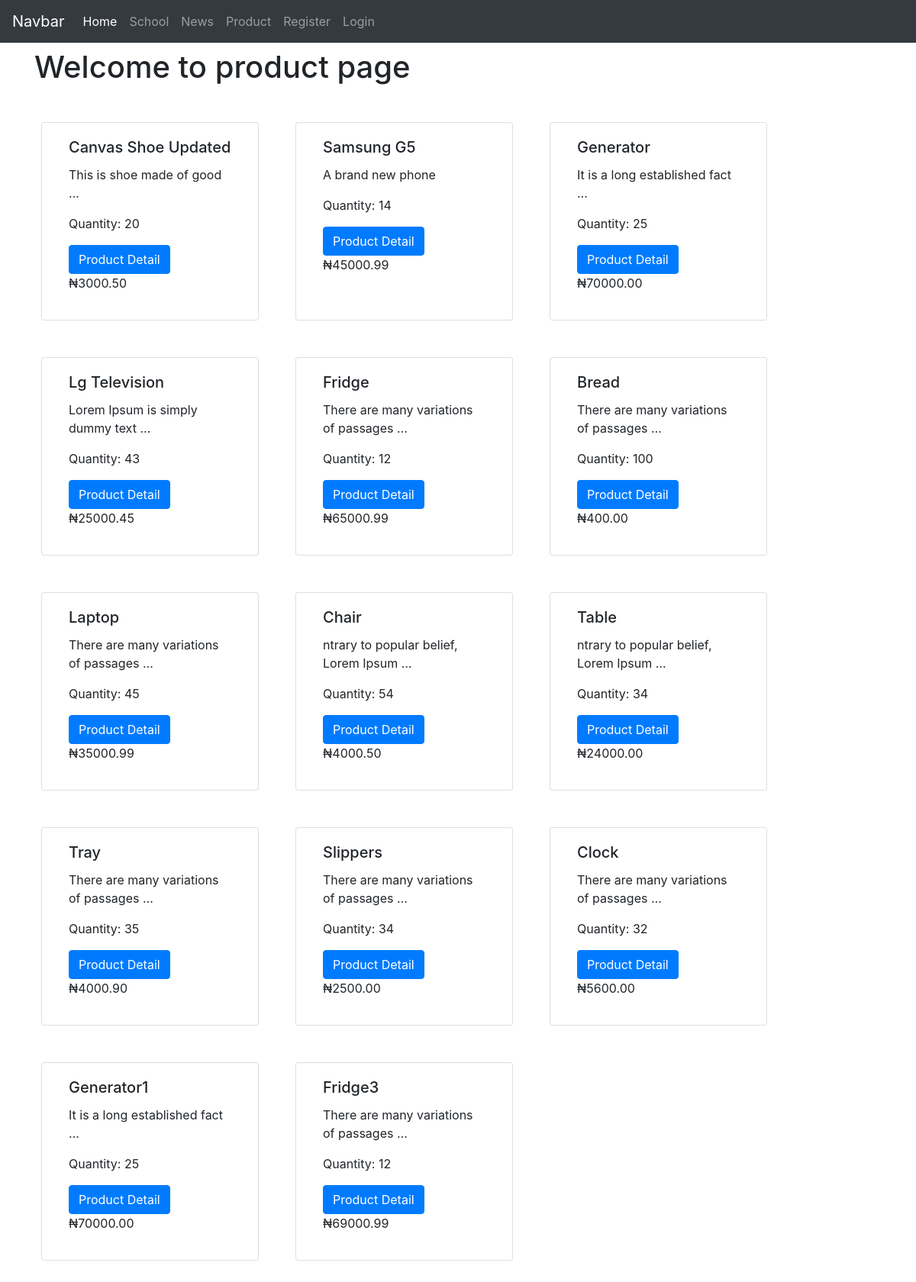
Before: /product/ with the older database file.
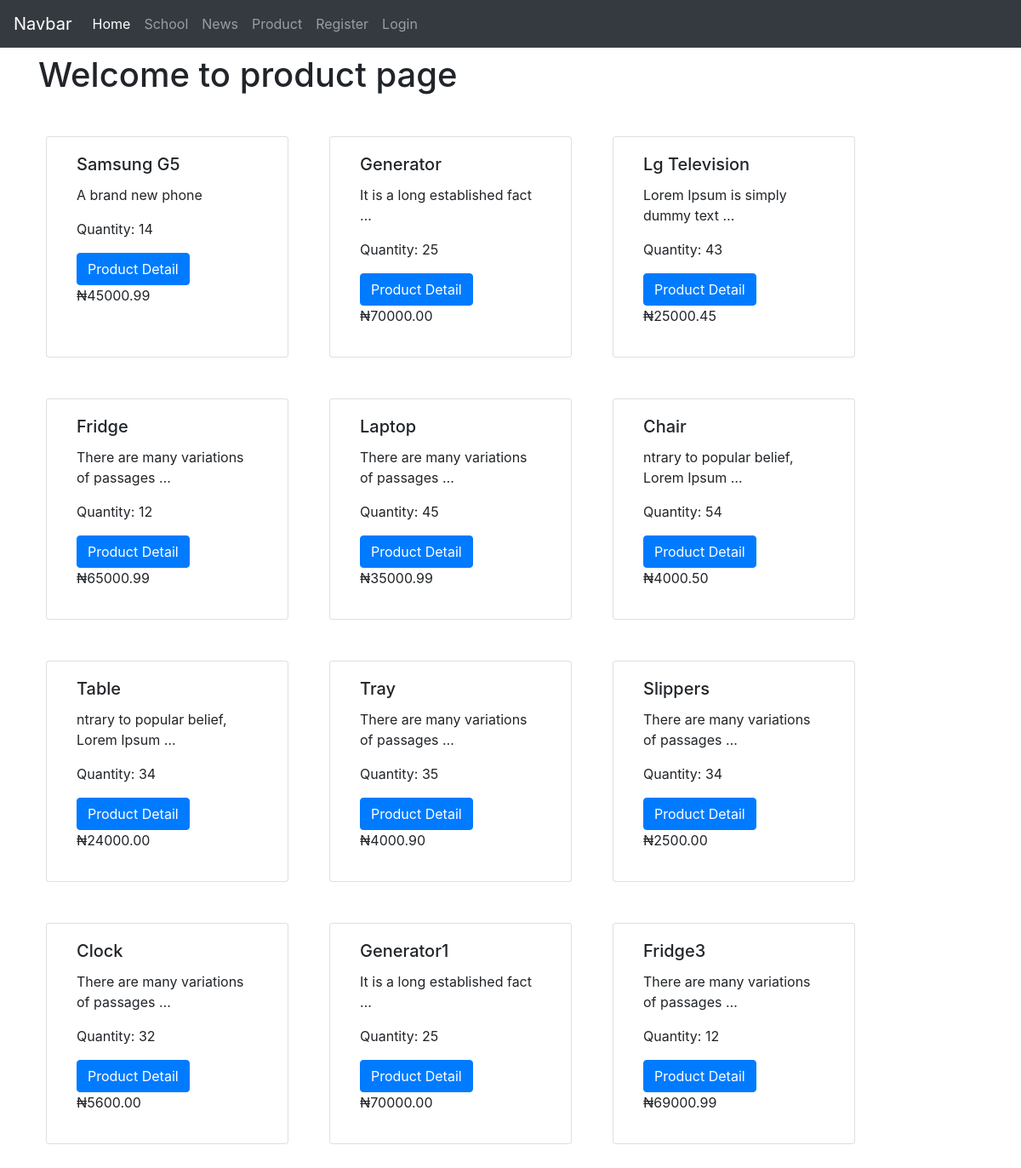
After: the same page with the newer database file.
### product/models.py (models this page shows, shortened)
class Product(models.Model):
    name = models.CharField(max_length=50)
    description = models.TextField()
    quantity = models.PositiveIntegerField()
    price = models.FloatField()

### product/views.py (the view)
# urls.py: path('', views.productHome, name='product_home'),
def productHome(request):
    qs = Product.objects.all()
    context = {
        'products': qs
    }
    template_name = 'product/producthome.html'
    return render(request, template_name, context)

### product/templates/product/producthome.html (shortened to what this page needs)
{% extends 'base.html' %}
{% block content %}
    <h1>Welcome to product page</h1>
    <div class="row row-cols-4 my-4">
        {% for product in products %}
        <div class="card col m-4" style="width: 18rem;">
        <div class="card-body">
        <h5 class="card-title">{{ product.name | title }}</h5>
        <p class="card-text">{{ product.description | truncatewords:6 }}</p>
        <p>Quantity: {{ product.quantity }}</p>
        <a href="{% url 'product_detail' product.id %}" class="card-link btn btn-primary">Product Detail</a>
        <p>&#8358;{{ product.price | floatformat:2 }}</p>
        </div>
        </div>
        {% endfor %}
    </div>
{% endblock  %}

Changed rows visible on the page:
removed Product: name "Canvas Shoe Updated", description "This is shoe made of good …", quantity "20", price "3000.50"
removed Product: name "Bread", description "There are many variations of passages …", quantity "100", price "400.00"
